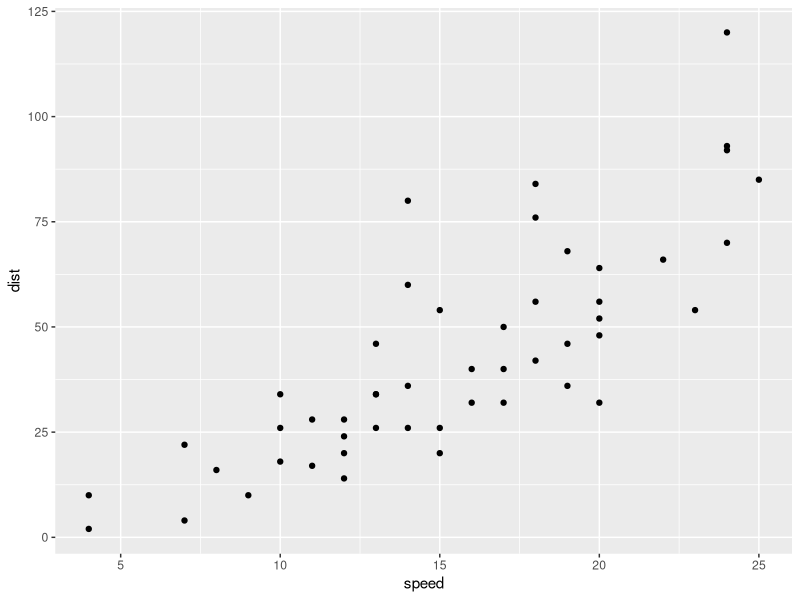
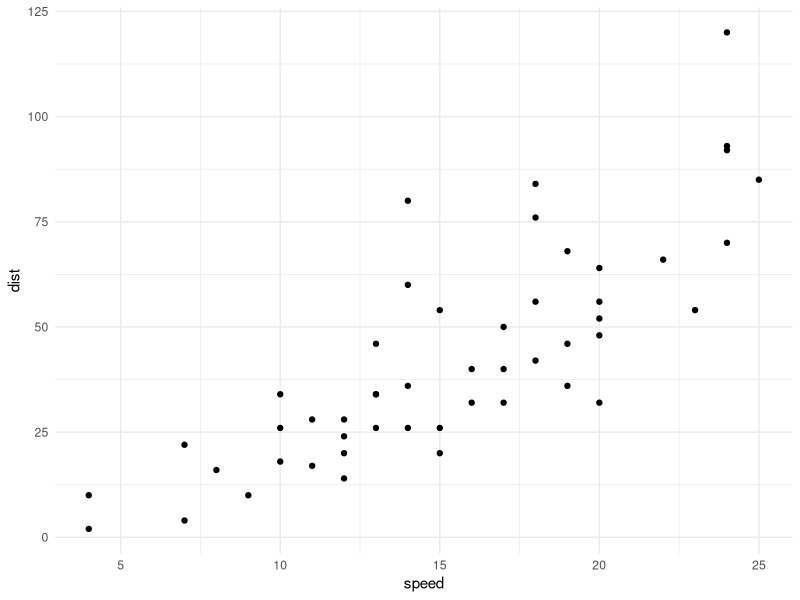

The R source for these figures, in order:
## ---- chunk 1
library(ggplot2)
## ---- chunk 2
cars
## ---- chunk 3
ggplot(cars) + aes(x=speed, y=dist) + geom_point()
## ---- chunk 4
theme_set(theme_minimal())
## ---- chunk 5
ggplot(cars) + aes(x=speed, y=dist) + geom_point()
